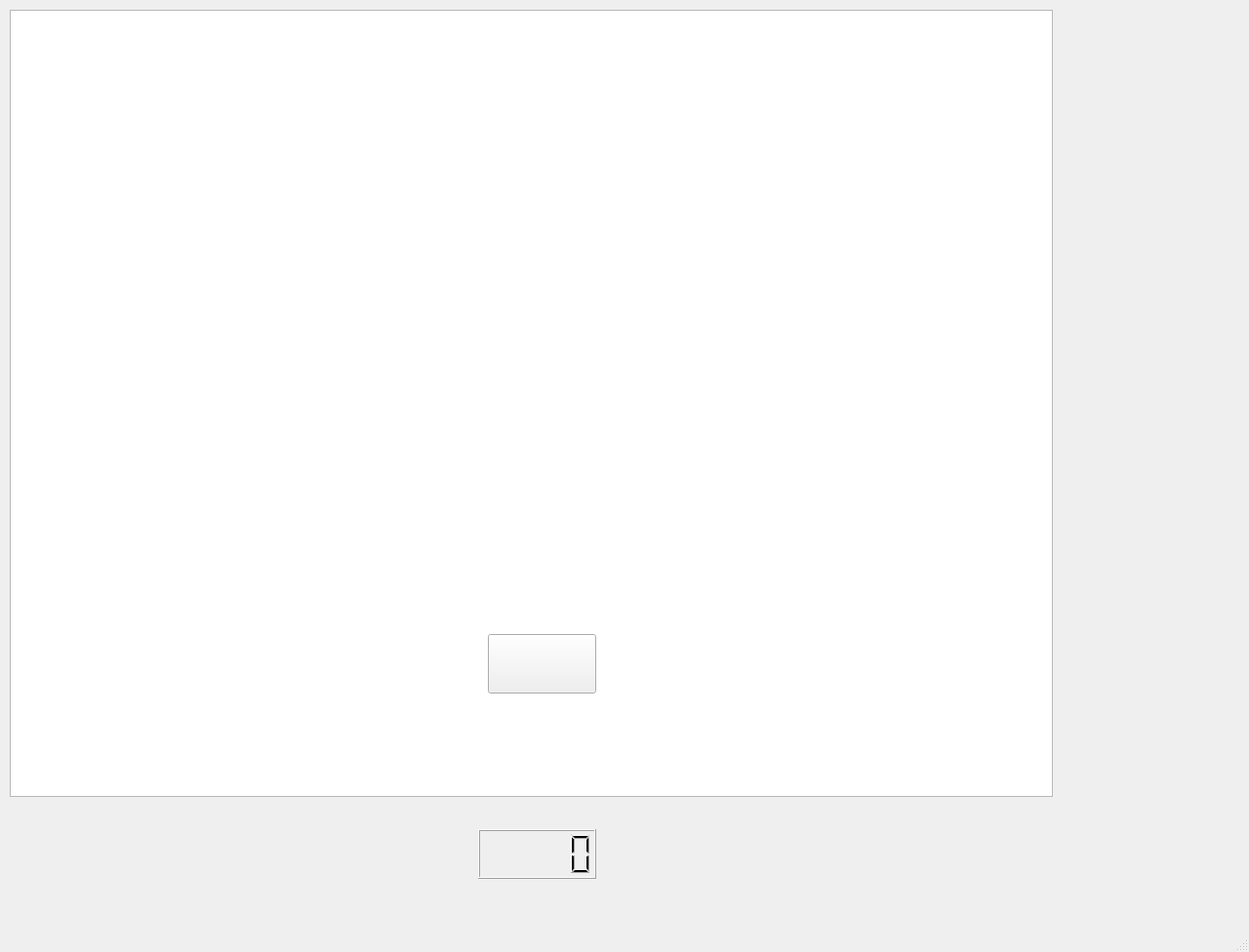
<?xml version="1.0" encoding="UTF-8"?>
<ui version="4.0">
 <class>MainWindow</class>
 <widget class="QMainWindow" name="MainWindow">
  <property name="geometry">
   <rect>
    <x>0</x>
    <y>0</y>
    <width>1280</width>
    <height>976</height>
   </rect>
  </property>
  <property name="windowTitle">
   <string>MainWindow</string>
  </property>
  <widget class="QWidget" name="centralwidget">
   <widget class="QGraphicsView" name="graphicsView">
    <property name="geometry">
     <rect>
      <x>10</x>
      <y>10</y>
      <width>1069</width>
      <height>807</height>
     </rect>
    </property>
   </widget>
   <widget class="QPushButton" name="ButtomPlay">
    <property name="enabled">
     <bool>true</bool>
    </property>
    <property name="geometry">
     <rect>
      <x>500</x>
      <y>650</y>
      <width>111</width>
      <height>61</height>
     </rect>
    </property>
    <property name="cursor">
     <cursorShape>PointingHandCursor</cursorShape>
    </property>
    <property name="styleSheet">
     <string notr="true">border-image: url(:/imagenes/Boton_nueva.png);</string>
    </property>
    <property name="text">
     <string/>
    </property>
    <property name="checkable">
     <bool>false</bool>
    </property>
   </widget>
   <widget class="QLCDNumber" name="lcdNumber">
    <property name="geometry">
     <rect>
      <x>490</x>
      <y>850</y>
      <width>121</width>
      <height>51</height>
     </rect>
    </property>
   </widget>
  </widget>
  <widget class="QMenuBar" name="menubar">
   <property name="geometry">
    <rect>
     <x>0</x>
     <y>0</y>
     <width>1280</width>
     <height>25</height>
    </rect>
   </property>
  </widget>
  <widget class="QStatusBar" name="statusbar"/>
 </widget>
 <resources/>
 <connections/>
</ui>
